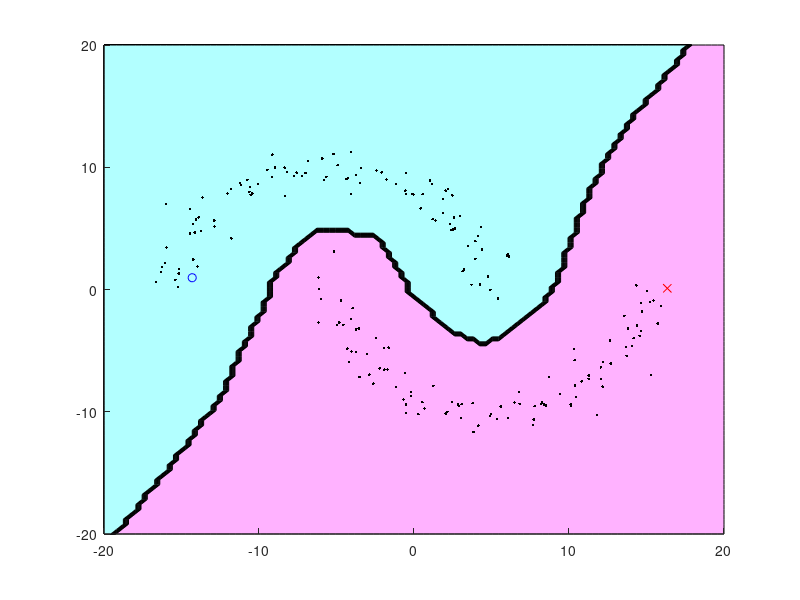

Source code (MATLAB):
n=200; a=linspace(0,pi,n/2);
u=-10*[cos(a)+0.5 cos(a)-0.5]'+randn(n,1);
v=10*[sin(a) -sin(a)]'+randn(n,1);
x=[u v]; y=zeros(n,1); y(1)=1; y(n)=-1;
x2=sum(x.^2,2); hh=2*1^2;
k=exp(-(repmat(x2,1,n)+repmat(x2',n,1)-2*x*x')/hh); w=k;
t=(k^2+1*eye(n)+10*k*(diag(sum(w))-w)*k)\(k*y);

m=100; X=linspace(-20,20,m)'; X2=X.^2;
U=exp(-(repmat(u.^2,1,m)+repmat(X2',n,1)-2*u*X')/hh);
V=exp(-(repmat(v.^2,1,m)+repmat(X2',n,1)-2*v*X')/hh);
figure(1); clf; hold on; axis([-20 20 -20 20]);
colormap([1 0.7 1; 0.7 1 1]);
contourf(X,X,sign(V'*(U.*repmat(t,1,m))));
plot(x(y==1,1),x(y==1,2),'bo');
plot(x(y==-1,1),x(y==-1,2),'rx');
plot(x(y==0,1),x(y==0,2),'k.');
